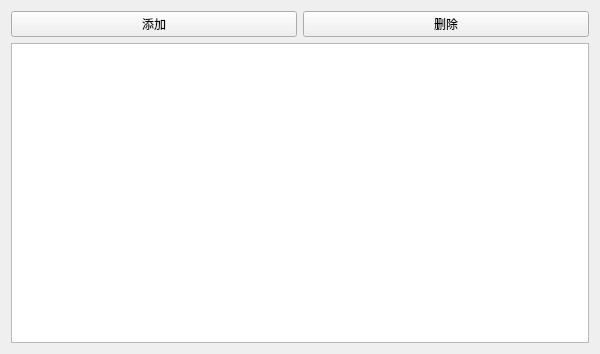
<?xml version="1.0" encoding="UTF-8"?>
<ui version="4.0">
 <class>CDlgBillMan</class>
 <widget class="QWidget" name="CDlgBillMan">
  <property name="geometry">
   <rect>
    <x>0</x>
    <y>0</y>
    <width>600</width>
    <height>354</height>
   </rect>
  </property>
  <property name="windowTitle">
   <string>CDlgBillMan</string>
  </property>
  <layout class="QGridLayout" name="gridLayout">
   <item row="0" column="0">
    <widget class="QPushButton" name="mopBtnAdd">
     <property name="text">
      <string>添加</string>
     </property>
    </widget>
   </item>
   <item row="0" column="1">
    <widget class="QPushButton" name="mopBtnDelete">
     <property name="text">
      <string>删除</string>
     </property>
    </widget>
   </item>
   <item row="1" column="0" colspan="2">
    <widget class="QTableWidget" name="tableWidget"/>
   </item>
  </layout>
 </widget>
 <layoutdefault spacing="6" margin="11"/>
 <resources/>
 <connections/>
</ui>
